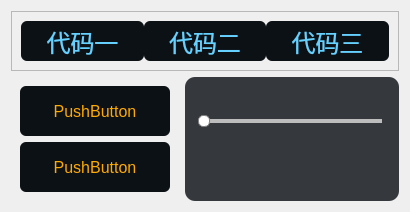
                <widget class="QWidget" name="page_view">
                 <layout class="QGridLayout" name="gridLayout_2">
                  <item row="1" column="0">
                   <widget class="QStackedWidget" name="stackedWidget_2">
                    <property name="styleSheet">
                     <string notr="true">QPushButton {	
	border:none;
	border-radius: 6px;
    font: 87 12pt &quot;Arial&quot;;
	color: rgb(255, 170, 0);
	background-color: rgb(12,17,22);
}
QPushButton:hover {
	background-color: rgb(145,117,27);
}
QPushButton:checked{
    background-color: rgb(33, 33, 33);
border-bottom: 2px solid;
border-color: #598FDC;
}</string>
                    </property>
                    <property name="currentIndex">
                     <number>0</number>
                    </property>
                    <widget class="QWidget" name="page">
                     <layout class="QVBoxLayout" name="verticalLayout">
                      <item>
                       <widget class="QPushButton" name="pushButton_5">
                        <property name="minimumSize">
                         <size>
                          <width>150</width>
                          <height>50</height>
                         </size>
                        </property>
                        <property name="font">
                         <font>
                          <family>Arial</family>
                          <pointsize>12</pointsize>
                          <weight>10</weight>
                          <italic>false</italic>
                          <bold>false</bold>
                         </font>
                        </property>
                        <property name="styleSheet">
                         <string notr="true"/>
                        </property>
                        <property name="text">
                         <string>PushButton</string>
                        </property>
                        <property name="autoRepeatDelay">
                         <number>300</number>
                        </property>
                       </widget>
                      </item>
                      <item>
                       <widget class="QPushButton" name="pushButton_4">
                        <property name="minimumSize">
                         <size>
                          <width>150</width>
                          <height>50</height>
                         </size>
                        </property>
                        <property name="font">
                         <font>
                          <family>Arial</family>
                          <pointsize>12</pointsize>
                          <weight>10</weight>
                          <italic>false</italic>
                          <bold>false</bold>
                         </font>
                        </property>
                        <property name="styleSheet">
                         <string notr="true"/>
                        </property>
                        <property name="text">
                         <string>PushButton</string>
                        </property>
                       </widget>
                      </item>
                     </layout>
                    </widget>
                   </widget>
                  </item>
                  <item row="1" column="1">
                   <widget class="QFrame" name="frame_animation">
                    <property name="sizePolicy">
                     <sizepolicy hsizetype="Preferred" vsizetype="Preferred">
                      <horstretch>1</horstretch>
                      <verstretch>0</verstretch>
                     </sizepolicy>
                    </property>
                    <property name="styleSheet">
                     <string notr="true">QFrame{
	background-color: rgb(53, 57, 61);
	border-radius:10px;
}</string>
                    </property>
                    <property name="frameShape">
                     <enum>QFrame::StyledPanel</enum>
                    </property>
                    <property name="frameShadow">
                     <enum>QFrame::Raised</enum>
                    </property>
                    <layout class="QVBoxLayout" name="verticalLayout_10">
                     <item>
                      <widget class="QLabel" name="label_2">
                       <property name="minimumSize">
                        <size>
                         <width>100</width>
                         <height>0</height>
                        </size>
                       </property>
                       <property name="styleSheet">
                        <string notr="true"/>
                       </property>
                       <property name="text">
                        <string/>
                       </property>
                      </widget>
                     </item>
                     <item>
                      <widget class="QSlider" name="horizontalSlider">
                       <property name="styleSheet">
                        <string notr="true">QSlider::groove:horizontal { 
	border: 1px solid gray;
	height: 2px; 
	left: 8px; 
	right: 8px; 
} 

QSlider::handle:horizontal { 
	border: 1px solid gray; 
	background:white;
	border-radius: 5px;
	width: 10px; 
	height: 10px; 
	margin: -5px; 
} 

QSlider::add-page:horizontal{ 
	background: rgb(189, 189, 189); 
} 
QSlider::sub-page:horizontal{ 
	background: rgb(80, 165, 245); 
}
QSlider{
	background-color: rgb();
}</string>
                       </property>
                       <property name="orientation">
                        <enum>Qt::Horizontal</enum>
                       </property>
                      </widget>
                     </item>
                     <item>
                      <widget class="QFrame" name="frame_vedio">
                       <property name="sizePolicy">
                        <sizepolicy hsizetype="Preferred" vsizetype="Fixed">
                         <horstretch>0</horstretch>
                         <verstretch>0</verstretch>
                        </sizepolicy>
                       </property>
                       <property name="styleSheet">
                        <string notr="true"/>
                       </property>
                       <layout class="QHBoxLayout" name="horizontalLayout_17">
                        <item>
                         <widget class="QLabel" name="label">
                          <property name="font">
                           <font>
                            <family>Microsoft YaHei UI</family>
                            <pointsize>9</pointsize>
                           </font>
                          </property>
                          <property name="styleSheet">
                           <string notr="true">QLabel{
border: 0px solid;
border-color: #598FDC;
background-color:rgba(0,0,0,0);
color:white;
}</string>
                          </property>
                          <property name="text">
                           <string/>
                          </property>
                         </widget>
                        </item>
                        <item>
                         <widget class="QPushButton" name="pushButton_back">
                          <property name="sizePolicy">
                           <sizepolicy hsizetype="Fixed" vsizetype="Fixed">
                            <horstretch>0</horstretch>
                            <verstretch>0</verstretch>
                           </sizepolicy>
                          </property>
                          <property name="minimumSize">
                           <size>
                            <width>35</width>
                            <height>35</height>
                           </size>
                          </property>
                          <property name="font">
                           <font>
                            <family>Microsoft YaHei UI</family>
                            <pointsize>10</pointsize>
                            <weight>75</weight>
                            <bold>true</bold>
                           </font>
                          </property>
                          <property name="styleSheet">
                           <string notr="true">QPushButton {	
	border: 0px solid;
	border-color: #598FDC;
	border-radius: 6px;
	color: rgb(255, 255, 255);
	background-color: transparent;
}
QPushButton:hover {
	background-color: rgb(38, 43, 85);
}
QPushButton:pressed {	
	background-color: transparent;
}</string>
                          </property>
                          <property name="text">
                           <string/>
                          </property>
                          <property name="icon">
                           <iconset resource="../res1/res.qrc">
                            <normaloff>:/图标/快退.png</normaloff>:/图标/快退.png</iconset>
                          </property>
                          <property name="iconSize">
                           <size>
                            <width>32</width>
                            <height>32</height>
                           </size>
                          </property>
                         </widget>
                        </item>
                        <item>
                         <widget class="QPushButton" name="pushButton_stop">
                          <property name="sizePolicy">
                           <sizepolicy hsizetype="Fixed" vsizetype="Fixed">
                            <horstretch>0</horstretch>
                            <verstretch>0</verstretch>
                           </sizepolicy>
                          </property>
                          <property name="minimumSize">
                           <size>
                            <width>70</width>
                            <height>35</height>
                           </size>
                          </property>
                          <property name="font">
                           <font>
                            <family>Microsoft YaHei UI</family>
                            <pointsize>10</pointsize>
                            <weight>75</weight>
                            <bold>true</bold>
                           </font>
                          </property>
                          <property name="styleSheet">
                           <string notr="true">QPushButton {	
	border: 0px solid;
	border-color: #598FDC;
	border-radius: 6px;
	color: rgb(255, 255, 255);
	background-color: transparent;
}
QPushButton:hover {
	background-color: rgb(38, 43, 85);
}
QPushButton:pressed {	
	background-color: transparent;
}</string>
                          </property>
                          <property name="text">
                           <string/>
                          </property>
                          <property name="icon">
                           <iconset resource="../res1/res.qrc">
                            <normaloff>:/图标/24gf-pause2.png</normaloff>:/图标/24gf-pause2.png</iconset>
                          </property>
                          <property name="iconSize">
                           <size>
                            <width>32</width>
                            <height>32</height>
                           </size>
                          </property>
                         </widget>
                        </item>
                        <item>
                         <widget class="QPushButton" name="pushButton_forward">
                          <property name="sizePolicy">
                           <sizepolicy hsizetype="Fixed" vsizetype="Fixed">
                            <horstretch>0</horstretch>
                            <verstretch>0</verstretch>
                           </sizepolicy>
                          </property>
                          <property name="minimumSize">
                           <size>
                            <width>35</width>
                            <height>35</height>
                           </size>
                          </property>
                          <property name="font">
                           <font>
                            <family>Microsoft YaHei UI</family>
                            <pointsize>10</pointsize>
                            <weight>75</weight>
                            <bold>true</bold>
                           </font>
                          </property>
                          <property name="styleSheet">
                           <string notr="true">QPushButton {	
	border: 0px solid;
	border-color: #598FDC;
	border-radius: 6px;
	color: rgb(255, 255, 255);
	background-color: transparent;
}
QPushButton:hover {
	background-color: rgb(38, 43, 85);
}
QPushButton:pressed {	
	background-color: transparent;
}</string>
                          </property>
                          <property name="text">
                           <string/>
                          </property>
                          <property name="icon">
                           <iconset resource="../res1/res.qrc">
                            <normaloff>:/图标/快进.png</normaloff>
                            <activeon>:/图标/快进.png</activeon>:/图标/快进.png</iconset>
                          </property>
                          <property name="iconSize">
                           <size>
                            <width>32</width>
                            <height>32</height>
                           </size>
                          </property>
                         </widget>
                        </item>
                        <item>
                         <widget class="QLabel" name="label_3">
                          <property name="styleSheet">
                           <string notr="true"/>
                          </property>
                          <property name="text">
                           <string/>
                          </property>
                         </widget>
                        </item>
                       </layout>
                      </widget>
                     </item>
                     <item>
                      <spacer name="verticalSpacer">
                       <property name="orientation">
                        <enum>Qt::Vertical</enum>
                       </property>
                       <property name="sizeType">
                        <enum>QSizePolicy::Fixed</enum>
                       </property>
                       <property name="sizeHint" stdset="0">
                        <size>
                         <width>20</width>
                         <height>4</height>
                        </size>
                       </property>
                      </spacer>
                     </item>
                    </layout>
                   </widget>
                  </item>
                  <item row="0" column="0" colspan="2">
                   <widget class="QFrame" name="frame_4">
                    <property name="sizePolicy">
                     <sizepolicy hsizetype="Preferred" vsizetype="Preferred">
                      <horstretch>0</horstretch>
                      <verstretch>0</verstretch>
                     </sizepolicy>
                    </property>
                    <property name="minimumSize">
                     <size>
                      <width>0</width>
                      <height>0</height>
                     </size>
                    </property>
                    <property name="maximumSize">
                     <size>
                      <width>16777215</width>
                      <height>16777215</height>
                     </size>
                    </property>
                    <property name="autoFillBackground">
                     <bool>false</bool>
                    </property>
                    <property name="styleSheet">
                     <string notr="true">QPushButton {	
    border:none;
	border-radius: 6px;
	color: rgb(102, 209, 255);
	background-color: rgb(12,17,22);
    font-size:24px;
    font-family:Microsoft YaHei UI;
}
QPushButton:hover {
	background-color: rgb(29,30,44);
}
QPushButton:checked{
    background-color: rgb(33, 33, 33);
    border-bottom: 2px solid;
    border-color: #598FDC;
}</string>
                    </property>
                    <property name="frameShape">
                     <enum>QFrame::StyledPanel</enum>
                    </property>
                    <property name="frameShadow">
                     <enum>QFrame::Raised</enum>
                    </property>
                    <layout class="QHBoxLayout" name="horizontalLayout">
                     <property name="spacing">
                      <number>0</number>
                     </property>
                     <item>
                      <widget class="QPushButton" name="pushButton">
                       <property name="sizePolicy">
                        <sizepolicy hsizetype="Preferred" vsizetype="Minimum">
                         <horstretch>0</horstretch>
                         <verstretch>0</verstretch>
                        </sizepolicy>
                       </property>
                       <property name="minimumSize">
                        <size>
                         <width>0</width>
                         <height>40</height>
                        </size>
                       </property>
                       <property name="maximumSize">
                        <size>
                         <width>500</width>
                         <height>40</height>
                        </size>
                       </property>
                       <property name="font">
                        <font>
                         <family>Microsoft YaHei UI</family>
                         <pointsize>-1</pointsize>
                         <weight>50</weight>
                         <italic>false</italic>
                         <bold>false</bold>
                         <underline>false</underline>
                         <strikeout>false</strikeout>
                        </font>
                       </property>
                       <property name="layoutDirection">
                        <enum>Qt::LeftToRight</enum>
                       </property>
                       <property name="styleSheet">
                        <string notr="true"/>
                       </property>
                       <property name="text">
                        <string>代码一</string>
                       </property>
                       <property name="checkable">
                        <bool>true</bool>
                       </property>
                       <property name="autoDefault">
                        <bool>false</bool>
                       </property>
                      </widget>
                     </item>
                     <item>
                      <widget class="QPushButton" name="pushButton_2">
                       <property name="sizePolicy">
                        <sizepolicy hsizetype="Preferred" vsizetype="Fixed">
                         <horstretch>0</horstretch>
                         <verstretch>0</verstretch>
                        </sizepolicy>
                       </property>
                       <property name="minimumSize">
                        <size>
                         <width>0</width>
                         <height>40</height>
                        </size>
                       </property>
                       <property name="maximumSize">
                        <size>
                         <width>500</width>
                         <height>40</height>
                        </size>
                       </property>
                       <property name="font">
                        <font>
                         <family>Microsoft YaHei UI</family>
                         <pointsize>-1</pointsize>
                         <weight>50</weight>
                         <italic>false</italic>
                         <bold>false</bold>
                         <underline>false</underline>
                         <strikeout>false</strikeout>
                        </font>
                       </property>
                       <property name="styleSheet">
                        <string notr="true"/>
                       </property>
                       <property name="text">
                        <string>代码二</string>
                       </property>
                       <property name="checkable">
                        <bool>true</bool>
                       </property>
                      </widget>
                     </item>
                     <item>
                      <widget class="QPushButton" name="pushButton_3">
                       <property name="minimumSize">
                        <size>
                         <width>0</width>
                         <height>40</height>
                        </size>
                       </property>
                       <property name="maximumSize">
                        <size>
                         <width>500</width>
                         <height>40</height>
                        </size>
                       </property>
                       <property name="font">
                        <font>
                         <family>Microsoft YaHei UI</family>
                         <pointsize>-1</pointsize>
                         <weight>50</weight>
                         <italic>false</italic>
                         <bold>false</bold>
                         <underline>false</underline>
                         <strikeout>false</strikeout>
                        </font>
                       </property>
                       <property name="styleSheet">
                        <string notr="true"/>
                       </property>
                       <property name="text">
                        <string>代码三</string>
                       </property>
                      </widget>
                     </item>
                    </layout>
                   </widget>
                  </item>
                 </layout>
                 <zorder>frame_4</zorder>
                 <zorder>stackedWidget_2</zorder>
                 <zorder>frame_animation</zorder>
                </widget>
